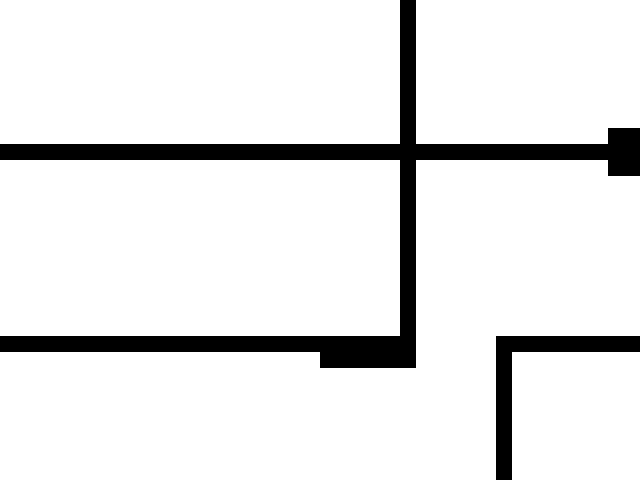

A 2D game scene composited from a Tiled map and its tileset images. What follows is a short description and the map's XML, with every tile layer's data as written:
An orthogonal 40x30 tile map with 16x16 px tiles, 1 tile layer (块层 1), 4 tilesets.

<map version="1.0" orientation="orthogonal" renderorder="right-down" width="40" height="30" tilewidth="16" tileheight="16" backgroundcolor="#ffffff" nextobjectid="1">
 <tileset firstgid="1" name="block" tilewidth="16" tileheight="16" tilecount="1">
  <image source="image/block.png" width="16" height="16" />
 </tileset>
 <tileset firstgid="2" name="block1" tilewidth="16" tileheight="16" tilecount="1">
  <image source="image/block1.png" width="16" height="16" />
 </tileset>
 <tileset firstgid="3" name="block2" tilewidth="16" tileheight="16" tilecount="1">
  <image source="image/block2.png" width="16" height="16" />
 </tileset>
 <tileset firstgid="4" name="block3" tilewidth="16" tileheight="16" tilecount="1">
  <image source="image/block3.png" width="16" height="16" />
 </tileset>
 <layer name="块层 1" width="40" height="30">
  <data encoding="csv">
0,0,0,0,0,0,0,0,0,0,0,0,0,0,0,0,0,0,0,0,0,0,0,0,0,1,0,0,0,0,0,0,0,0,0,0,0,0,0,0,
0,0,0,0,0,0,0,0,0,0,0,0,0,0,0,0,0,0,0,0,0,0,0,0,0,1,0,0,0,0,0,0,0,0,0,0,0,0,0,0,
0,0,0,0,0,0,0,0,0,0,0,0,0,0,0,0,0,0,0,0,0,0,0,0,0,1,0,0,0,0,0,0,0,0,0,0,0,0,0,0,
0,0,0,0,0,0,0,0,0,0,0,0,0,0,0,0,0,0,0,0,0,0,0,0,0,1,0,0,0,0,0,0,0,0,0,0,0,0,0,0,
0,0,0,0,0,0,0,0,0,0,0,0,0,0,0,0,0,0,0,0,0,0,0,0,0,1,0,0,0,0,0,0,0,0,0,0,0,0,0,0,
0,0,0,0,0,0,0,0,0,0,0,0,0,0,0,0,0,0,0,0,0,0,0,0,0,1,0,0,0,0,0,0,0,0,0,0,0,0,0,0,
0,0,0,0,0,0,0,0,0,0,0,0,0,0,0,0,0,0,0,0,0,0,0,0,0,1,0,0,0,0,0,0,0,0,0,0,0,0,0,0,
0,0,0,0,0,0,0,0,0,0,0,0,0,0,0,0,0,0,0,0,0,0,0,0,0,1,0,0,0,0,0,0,0,0,0,0,0,0,0,0,
0,0,0,0,0,0,0,0,0,0,0,0,0,0,0,0,0,0,0,0,0,0,0,0,0,1,0,0,0,0,0,0,0,0,0,0,0,0,1,1,
1,1,1,1,1,1,1,1,1,1,1,1,1,1,1,1,1,1,1,1,1,1,1,1,1,1,1,1,1,1,1,1,1,1,1,1,1,1,1,1,
0,0,0,0,0,0,0,0,0,0,0,0,0,0,0,0,0,0,0,0,0,0,0,0,0,1,0,0,0,0,0,0,0,0,0,0,0,0,1,1,
0,0,0,0,0,0,0,0,0,0,0,0,0,0,0,0,0,0,0,0,0,0,0,0,0,1,0,0,0,0,0,0,0,0,0,0,0,0,0,0,
0,0,0,0,0,0,0,0,0,0,0,0,0,0,0,0,0,0,0,0,0,0,0,0,0,1,0,0,0,0,0,0,0,0,0,0,0,0,0,0,
0,0,0,0,0,0,0,0,0,0,0,0,0,0,0,0,0,0,0,0,0,0,0,0,0,1,0,0,0,0,0,0,0,0,0,0,0,0,0,0,
0,0,0,0,0,0,0,0,0,0,0,0,0,0,0,0,0,0,0,0,0,0,0,0,0,1,0,0,0,0,0,0,0,0,0,0,0,0,0,0,
0,0,0,0,0,0,0,0,0,0,0,0,0,0,0,0,0,0,0,0,0,0,0,0,0,1,0,0,0,0,0,0,0,0,0,0,0,0,0,0,
0,0,0,0,0,0,0,0,0,0,0,0,0,0,0,0,0,0,0,0,0,0,0,0,0,1,0,0,0,0,0,0,0,0,0,0,0,0,0,0,
0,0,0,0,0,0,0,0,0,0,0,0,0,0,0,0,0,0,0,0,0,0,0,0,0,1,0,0,0,0,0,0,0,0,0,0,0,0,0,0,
0,0,0,0,0,0,0,0,0,0,0,0,0,0,0,0,0,0,0,0,0,0,0,0,0,1,0,0,0,0,0,0,0,0,0,0,0,0,0,0,
0,0,0,0,0,0,0,0,0,0,0,0,0,0,0,0,0,0,0,0,0,0,0,0,0,1,0,0,0,0,0,0,0,0,0,0,0,0,0,0,
0,0,0,0,0,0,0,0,0,0,0,0,0,0,0,0,0,0,0,0,0,0,0,0,0,1,0,0,0,0,0,0,0,0,0,0,0,0,0,0,
1,1,1,1,1,1,1,1,1,1,1,1,1,1,1,1,1,1,1,1,1,1,1,1,1,1,0,0,0,0,0,1,1,1,1,1,1,1,1,1,
0,0,0,0,0,0,0,0,0,0,0,0,0,0,0,0,0,0,0,0,1,1,1,1,1,1,0,0,0,0,0,1,0,0,0,0,0,0,0,0,
0,0,0,0,0,0,0,0,0,0,0,0,0,0,0,0,0,0,0,0,0,0,0,0,0,0,0,0,0,0,0,1,0,0,0,0,0,0,0,0,
0,0,0,0,0,0,0,0,0,0,0,0,0,0,0,0,0,0,0,0,0,0,0,0,0,0,0,0,0,0,0,1,0,0,0,0,0,0,0,0,
0,0,0,0,0,0,0,0,0,0,0,0,0,0,0,0,0,0,0,0,0,0,0,0,0,0,0,0,0,0,0,1,0,0,0,0,0,0,0,0,
0,0,0,0,0,0,0,0,0,0,0,0,0,0,0,0,0,0,0,0,0,0,0,0,0,0,0,0,0,0,0,1,0,0,0,0,0,0,0,0,
0,0,0,0,0,0,0,0,0,0,0,0,0,0,0,0,0,0,0,0,0,0,0,0,0,0,0,0,0,0,0,1,0,0,0,0,0,0,0,0,
0,0,0,0,0,0,0,0,0,0,0,0,0,0,0,0,0,0,0,0,0,0,0,0,0,0,0,0,0,0,0,1,0,0,0,0,0,0,0,0,
0,0,0,0,0,0,0,0,0,0,0,0,0,0,0,0,0,0,0,0,0,0,0,0,0,0,0,0,0,0,0,1,0,0,0,0,0,0,0,0
</data>
 </layer>
</map>
